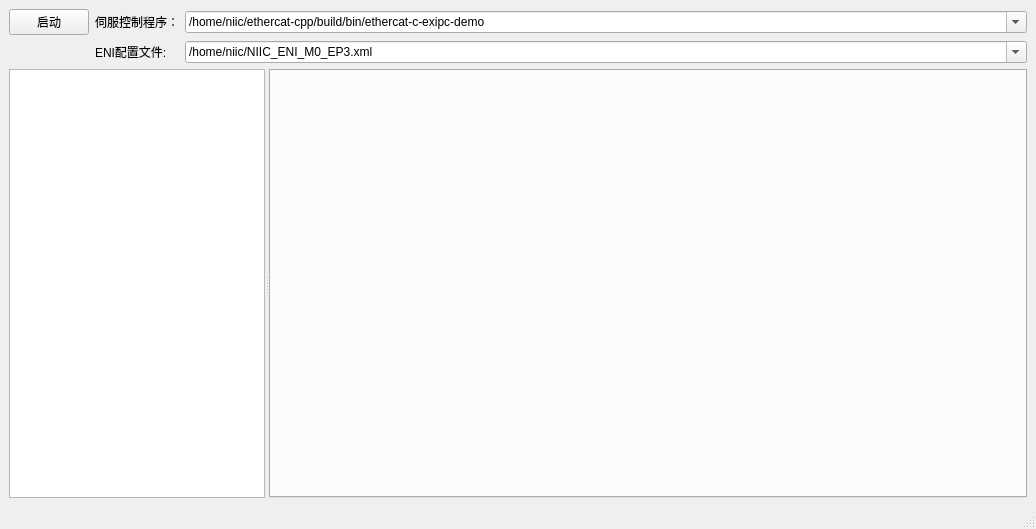
<?xml version="1.0" encoding="UTF-8"?>
<ui version="4.0">
 <class>MainWindow</class>
 <widget class="QMainWindow" name="MainWindow">
  <property name="geometry">
   <rect>
    <x>0</x>
    <y>0</y>
    <width>1036</width>
    <height>529</height>
   </rect>
  </property>
  <property name="windowTitle">
   <string>ServoCtrlWindow</string>
  </property>
  <widget class="QWidget" name="centralwidget">
   <layout class="QGridLayout" name="gridLayout_2">
    <item row="0" column="0">
     <layout class="QGridLayout" name="gridLayout">
      <item row="0" column="2">
       <widget class="QComboBox" name="comboBoxCtrlProg">
        <property name="sizePolicy">
         <sizepolicy hsizetype="Preferred" vsizetype="Maximum">
          <horstretch>1</horstretch>
          <verstretch>0</verstretch>
         </sizepolicy>
        </property>
        <property name="editable">
         <bool>true</bool>
        </property>
        <item>
         <property name="text">
          <string>/home/niic/ethercat-cpp/build/bin/ethercat-c-exipc-demo</string>
         </property>
        </item>
        <item>
         <property name="text">
          <string>/home/niic/ethercat-cpp/build/bin/ethercat-cxx-exipc-demo</string>
         </property>
        </item>
       </widget>
      </item>
      <item row="0" column="1">
       <widget class="QLabel" name="label">
        <property name="maximumSize">
         <size>
          <width>16777215</width>
          <height>16777215</height>
         </size>
        </property>
        <property name="text">
         <string>伺服控制程序：</string>
        </property>
       </widget>
      </item>
      <item row="0" column="0">
       <widget class="QPushButton" name="pushStartStop">
        <property name="text">
         <string>启动</string>
        </property>
       </widget>
      </item>
      <item row="1" column="1">
       <widget class="QLabel" name="label_2">
        <property name="text">
         <string>ENI配置文件:</string>
        </property>
       </widget>
      </item>
      <item row="1" column="2">
       <widget class="QComboBox" name="comboBoxEni">
        <property name="editable">
         <bool>true</bool>
        </property>
        <item>
         <property name="text">
          <string>/home/niic/NIIC_ENI_M0_EP3.xml</string>
         </property>
        </item>
       </widget>
      </item>
     </layout>
    </item>
    <item row="1" column="0">
     <widget class="QSplitter" name="splitter">
      <property name="sizePolicy">
       <sizepolicy hsizetype="Expanding" vsizetype="Preferred">
        <horstretch>0</horstretch>
        <verstretch>1</verstretch>
       </sizepolicy>
      </property>
      <property name="orientation">
       <enum>Qt::Horizontal</enum>
      </property>
      <widget class="QListWidget" name="listWidget"/>
      <widget class="QTabWidget" name="tabWidget">
       <property name="sizePolicy">
        <sizepolicy hsizetype="Expanding" vsizetype="Expanding">
         <horstretch>1</horstretch>
         <verstretch>0</verstretch>
        </sizepolicy>
       </property>
       <property name="currentIndex">
        <number>-1</number>
       </property>
      </widget>
     </widget>
    </item>
   </layout>
  </widget>
  <widget class="QMenuBar" name="menubar">
   <property name="geometry">
    <rect>
     <x>0</x>
     <y>0</y>
     <width>1036</width>
     <height>22</height>
    </rect>
   </property>
  </widget>
  <widget class="QStatusBar" name="statusbar"/>
 </widget>
 <resources/>
 <connections/>
</ui>
